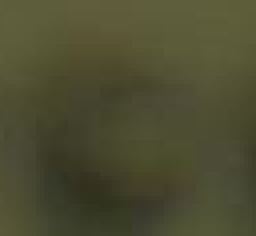
#> input picture Meta_Atoms/Array_1Crop/Array_1Crop_1,10.bmp, 64 x 59 px (shown 4 times larger); its folder holds only this picture in this run
$ jupyter execute --allow-errors Feature_Experiments.ipynb   (older library calls are emulated)
#> lines starting #> are read from the running program, lines starting #| are printed output that depends on the picture; after the words box and inside, x2 and y2 are one past the last pixel; in counts of white or black regions, pixels touching at a corner belong together
# Layered Clustering: Sequential Defect Separation

- **Layer 1**: Center Intensity -> MISSING pillars
- **Layer 2**: Darkness + Area -> Collapsed/Dark defects
- **Layer 3**: Stitching Detection -> Optical stitching errors (sharp lines)
- **Layer 4**: Contextual Features -> Misshaped/Irregular

[cell 1]
import os
import cv2
import numpy as np
import matplotlib.pyplot as plt
from pathlib import Path
from sklearn.preprocessing import StandardScaler
from sklearn.decomposition import PCA
from sklearn.cluster import KMeans
from sklearn.manifold import TSNE
from sklearn.neighbors import LocalOutlierFactor
from collections import Counter
from scipy import ndimage
from skimage.metrics import structural_similarity as ssim

np.random.seed(42)
plt.rcParams.update({'font.size': 10, 'figure.dpi': 100})

BASE_DIR = Path(os.getcwd())
OUTPUT_DIR = BASE_DIR / "Meta_Atoms"
COLORS = ['#2ecc71', '#e74c3c', '#3498db', '#9b59b6', '#f39c12', '#1abc9c']

## Load Tiles

[cell 2]
# [16 lines left out: function segment_array, not called in this run]

OUTPUT_DIR.mkdir(exist_ok=True)
for arr in ["Array_1Crop.bmp", "Array_2Crop.bmp", "Array_3Crop.bmp"]:
    arr_path = BASE_DIR / arr
    if arr_path.exists() and not (OUTPUT_DIR / arr.replace('.bmp', '')).exists():
        segment_array(str(arr_path), str(OUTPUT_DIR))

tile_data = []
for array_name in ["Array_1Crop", "Array_2Crop", "Array_3Crop"]:
    array_dir = OUTPUT_DIR / array_name
    if not array_dir.exists():
        continue
    for fpath in array_dir.glob("*.bmp"):
        img = cv2.imread(str(fpath), cv2.IMREAD_GRAYSCALE)
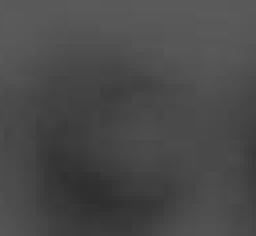
#> img: shape (59, 64) (shown 4 times larger); min 47, max 91, mean 73.5
        if img is None:
            continue
        fname = fpath.stem
        try:
            coords = fname.split('_')[-1]
            row, col = map(int, coords.split(','))
        except:
            row, col = -1, -1
        tile_data.append({'array': array_name, 'filename': fpath.name, 'filepath': str(fpath),
                          'row': row, 'col': col, 'image': img, 'defect_type': 'Unknown'})

print(f"Loaded {len(tile_data)} tiles")
#| Loaded 1 tiles

## Helper Functions

[cell 3]
def cluster_and_visualize(tiles, X, method_name, n_clusters=3, n_samples=80):
    X_clean = np.nan_to_num(X, nan=0, posinf=0, neginf=0)
    scaler = StandardScaler()
    X_scaled = scaler.fit_transform(X_clean)
    n_comp = min(5, X_scaled.shape[1])
    pca = PCA(n_components=n_comp)
    X_pca = pca.fit_transform(X_scaled)
    kmeans = KMeans(n_clusters=n_clusters, random_state=42, n_init=10)
    labels = kmeans.fit_predict(X_pca)
    for i, tile in enumerate(tiles):
        tile[f'cluster_{method_name}'] = labels[i]
    print(f"Computing t-SNE for {method_name}...")
    tsne = TSNE(n_components=2, perplexity=min(30, len(tiles)//4), random_state=42, n_iter=500)
    X_tsne = tsne.fit_transform(X_pca[:, :min(3, n_comp)])

    fig, axes = plt.subplots(1, 3, figsize=(15, 4))
    for c in range(n_clusters):
        mask = labels == c
        axes[0].scatter(X_pca[mask, 0], X_pca[mask, 1], c=COLORS[c], label=f'C{c} (n={mask.sum()})', alpha=0.6, s=15)
        axes[1].scatter(X_tsne[mask, 0], X_tsne[mask, 1], c=COLORS[c], label=f'C{c} (n={mask.sum()})', alpha=0.6, s=15)
    axes[0].set_xlabel(f'PC1 ({pca.explained_variance_ratio_[0]:.1%})'); axes[0].set_ylabel(f'PC2')
    axes[0].set_title('PCA'); axes[0].legend(fontsize=9)
    axes[1].set_xlabel('t-SNE 1'); axes[1].set_ylabel('t-SNE 2'); axes[1].set_title('t-SNE'); axes[1].legend(fontsize=9)
    counts = [np.sum(labels == c) for c in range(n_clusters)]
    axes[2].bar(range(n_clusters), counts, color=COLORS[:n_clusters], edgecolor='black')
    axes[2].set_xticks(range(n_clusters)); axes[2].set_title('Cluster Sizes')
    for i, v in enumerate(counts): axes[2].text(i, v + 5, str(v), ha='center', fontweight='bold')
    plt.suptitle(f'{method_name}', fontsize=14, fontweight='bold'); plt.tight_layout(); plt.show()

    n_cols, n_rows = 10, n_samples // 10
    for c in range(n_clusters):
        cluster_tiles = [t for t in tiles if t[f'cluster_{method_name}'] == c]
        np.random.shuffle(cluster_tiles)
        fig, axes = plt.subplots(n_rows, n_cols, figsize=(n_cols, n_rows))
        for i, ax in enumerate(axes.flatten()):
            if i < len(cluster_tiles): ax.imshow(cluster_tiles[i]['image'], cmap='gray')
            ax.axis('off')
        plt.suptitle(f'{method_name} - C{c}: {len(cluster_tiles)}', fontsize=12, fontweight='bold', color=COLORS[c])
        plt.tight_layout(); plt.show()
    return labels

# [9 lines left out: function show_extracted_defects, not called in this run]

---
# LAYER 1: Extract MISSING (Center Intensity)

[cell 4]
def extract_center_intensity(tiles):
    features = []
    for tile in tiles:
        img = tile['image']
        h, w = img.shape
        ch, cw = h // 2, w // 2
        start_h, start_w = h // 4, w // 4
        center = img[start_h:start_h+ch, start_w:start_w+cw]
        mean_c, std_c, min_c, max_c = np.mean(center), np.std(center), np.min(center), np.max(center)
        edge_mask = np.ones_like(img, dtype=bool)
        edge_mask[start_h:start_h+ch, start_w:start_w+cw] = False
        mean_e = np.mean(img[edge_mask])
        features.append([mean_c, std_c, min_c, max_c, mean_e, mean_c - mean_e])
#> this loop made 1 pass
#> (h, w, ch, cw, start_h, start_w, mean_c, std_c) on pass 1: (59, 64, 29, 32, 14, 16, 70.07, 5.93)
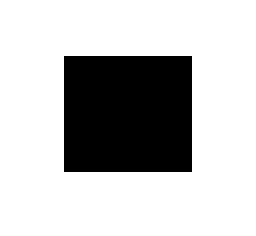
#> edge_mask: shape (59, 64) bool (shown 4 times larger); 75.4% white; 1 black region, box (x1, y1, x2, y2) and area: (16, 14, 48, 43) 928
#> after the loop, features = [[70.07, 5.93, 53, 85, 74.63, -4.56]]
    return np.array(features)

print("="*70)
print("LAYER 1: MISSING DETECTION")
print("="*70)
X_layer1 = extract_center_intensity(tile_data)
#> X_layer1 = [[70.07, 5.93, 53, 85, 74.63, -4.56]]
#> (the rest of this cell did not finish here and is left out)

#> in cluster_and_visualize, `X_scaled = scaler.fit_transform(X_clean)`: X_scaled = [[0, 0, 0, 0, 0, 0]]
